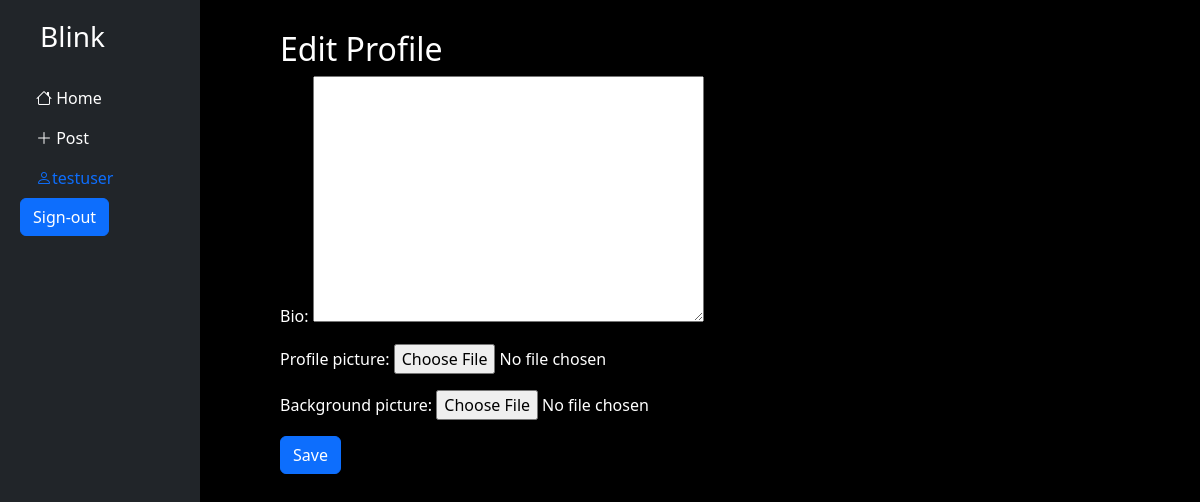
/users/profile/edit/ (signed in), run on an earlier commit of the app's database.
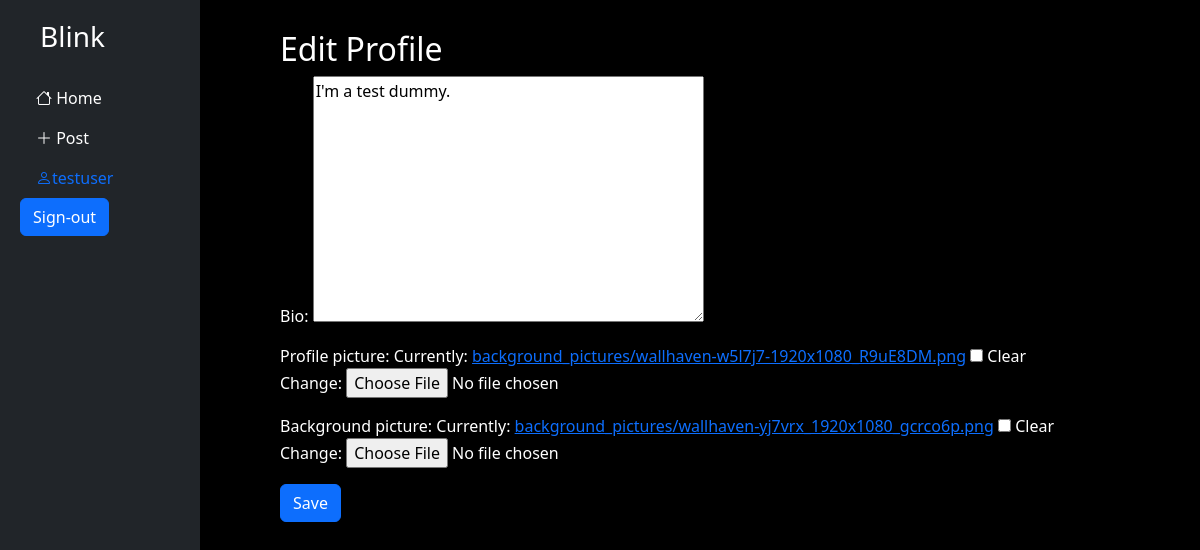
And on a later commit of the database.
### users/models.py (models this page shows)
class CustomUser(AbstractUser):
    age = models.PositiveIntegerField(null=True, blank=True)
    bio = models.TextField(max_length=500, blank=True)
    profile_picture = models.ImageField(
        upload_to='profile_pictures/',
        blank=True,
        null=True
    )
    background_picture = models.ImageField(
        upload_to='background_pictures/',
        blank=True,
        null=True
    )

### users/views.py (the view)
# urls.py: path('profile/edit/', ProfileUpdateView.as_view(), name='profile_edit'),
class ProfileUpdateView( LoginRequiredMixin,UpdateView):
    model = CustomUser
    form_class = ProfileUpdateForm
    template_name = 'users/profile_edit.html'
    success_url = reverse_lazy('home')
    def get_object(self):
        return self.request.user

### users/forms.py
class ProfileUpdateForm(forms.ModelForm):
    class Meta:
        model = CustomUser
        fields = ('bio', 'profile_picture', 'background_picture')

### templates/users/profile_edit.html (shortened to what this page needs)
{% extends 'base.html' %}
{% block content %}
<h2>Edit Profile</h2>
<form action="" method="post" enctype="multipart/form-data">
    {{ form.as_p }}
    <button type="submit" class="btn btn-primary">Save</button>
</form>
{% endblock content %}

### templates/base.html (shortened to what this page needs)
 <!DOCTYPE html>
 <html lang="en">
 <head>
    <link href="https://cdn.jsdelivr.net/npm/bootstrap@5.3.8/dist/css/bootstrap.min.css" rel="stylesheet">
    <link rel="stylesheet"
      href="https://cdn.jsdelivr.net/npm/bootstrap-icons@1.13.1/font/bootstrap-icons.min.css">
    {% load static %}
    <link rel="stylesheet" href="{% static 'style.css' %}">
 </head>
 <body class="bg-black text-white">
    <nav class="sidebar">
        <h3>
            <a class="text-white mb-4 d-block text-decoration-none" href="{% url 'home' %}">Blink</a>
        </h3>
      <ul class="nav flex-column">
         <li>
            <a class="nav-link text-white text-decoration-none" href="{% url 'home' %}">
               <i class="bi bi-house "></i>
               Home
            </a>
         </li>
         <li>
            <a class="nav-link text-white text-decoration-none" href="{% url 'post_new' %}">
                <i class="bi bi-plus-lg"></i>
            Post
            </a>
         </li>
         {% if user.is_authenticated %}
         <a class="nav-link text-green text-decoration-none bi bi-person" href="{% url 'profile' user.pk %}">{{ user.username }}</a>
         <li>
            <form action="{% url 'logout' %}" method="post">
                <button type="submit" class="btn btn-primary">Sign-out</button>
            </form>
        </li>
         {% else %}
        <li>
            <a class="btn btn-primary" href="{% url 'login' %}">Login</a>
            <a class="btn btn-primary" href="{% url 'signup' %}">Signup</a>
        </li>
        {% endif %}
      </ul>
    </nav>
    <main class="main-content">
      {%block content %}
      {%endblock content %}
    </main>
 </body>
 </html>

What changed in the data, as far as the page shows it:
changed CustomUser "testuser": bio (not shown) → "I'm a test dummy."
Also different on the page:
form field as_p: (not shown) → "☐"
text no longer shown: "Bio: Profile picture: Background picture:"
text now shown: "Bio: Profile picture: Currently: background_pictures/wallhaven-w5l7j7-1920x1080_R9uE8DM.png Clear Change: Background picture: Currently: background_pictures/wallhaven-yj7vrx_1920x1080_gcrco6p.png Clear Change:"
